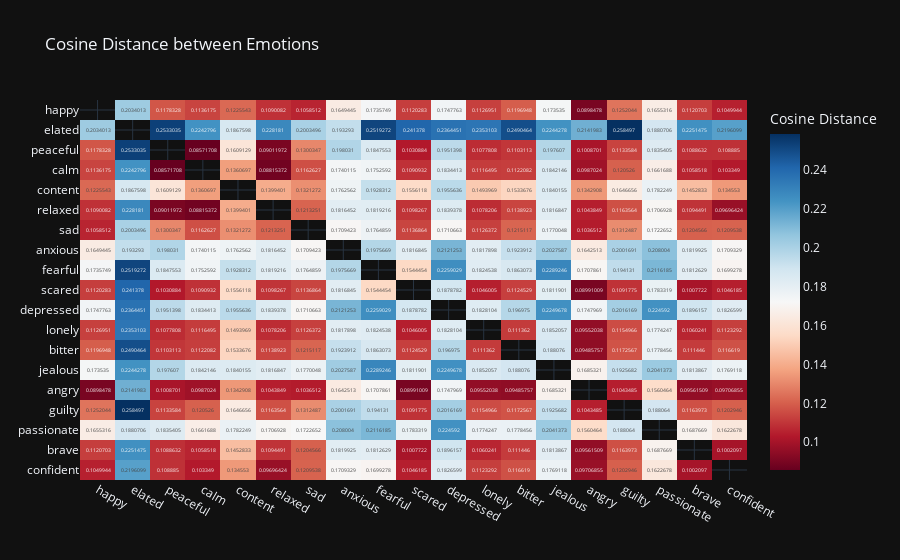

The code cell stored with this chart in its notebook:
### Code cell
# put all the numbers in pandas df then plot

df = DataFrame(index=emotions, columns=emotions)
for p in combinations(emotions, r=2):
    df[p[0]][p[1]] = 1 - f.cosine_similarity(sum(emo_embs[p[0]], 1), sum(emo_embs[p[1]], 1), dim=1).item()
    df[p[1]][p[0]] = 1 - f.cosine_similarity(sum(emo_embs[p[1]], 1), sum(emo_embs[p[0]], 1), dim=1).item()

fig1 = px.imshow(df, title="Cosine Distance between Emotions", labels=dict(color="Cosine Distance"), text_auto=True,
                 aspect="auto", color_continuous_scale='RdBu')
fig1.show()

### Figure 1 — Plotly figure (JSON) as saved in the notebook; plotly's stock layout.template omitted (floating-point values rounded to 4 significant figures; data arrays with more than 128 entries replaced by an {"elided": "..."} marker saying what was removed)
{"data": [{"coloraxis": "coloraxis", "name": "0", "texttemplate": "%{z}", "x": ["happy", "elated", "peaceful", "calm", "content", "relaxed", "sad", "anxious", "fearful", "scared", "depressed", "lonely", "bitter", "jealous", "angry", "guilty", "passionate", "brave", "confident"], "y": ["happy", "elated", "peaceful", "calm", "content", "relaxed", "sad", "anxious", "fearful", "scared", "depressed", "lonely", "bitter", "jealous", "angry", "guilty", "passionate", "brave", "confident"], "z": {"elided": "19x19 float values"}, "type": "heatmap", "xaxis": "x", "yaxis": "y", "hovertemplate": "x: %{x}<br>y: %{y}<br>Cosine Distance: %{z}<extra></extra>"}], "layout": {"xaxis": {"anchor": "y", "domain": [0.0, 1.0]}, "yaxis": {"anchor": "x", "domain": [0.0, 1.0], "autorange": "reversed"}, "coloraxis": {"colorbar": {"title": {"text": "Cosine Distance"}}, "colorscale": [[0.0, "rgb(103,0,31)"], [0.1, "rgb(178,24,43)"], [0.2, "rgb(214,96,77)"], [0.3, "rgb(244,165,130)"], [0.4, "rgb(253,219,199)"], [0.5, "rgb(247,247,247)"], [0.6, "rgb(209,229,240)"], [0.7, "rgb(146,197,222)"], [0.8, "rgb(67,147,195)"], [0.9, "rgb(33,102,172)"], [1.0, "rgb(5,48,97)"]]}, "title": {"text": "Cosine Distance between Emotions"}}}
